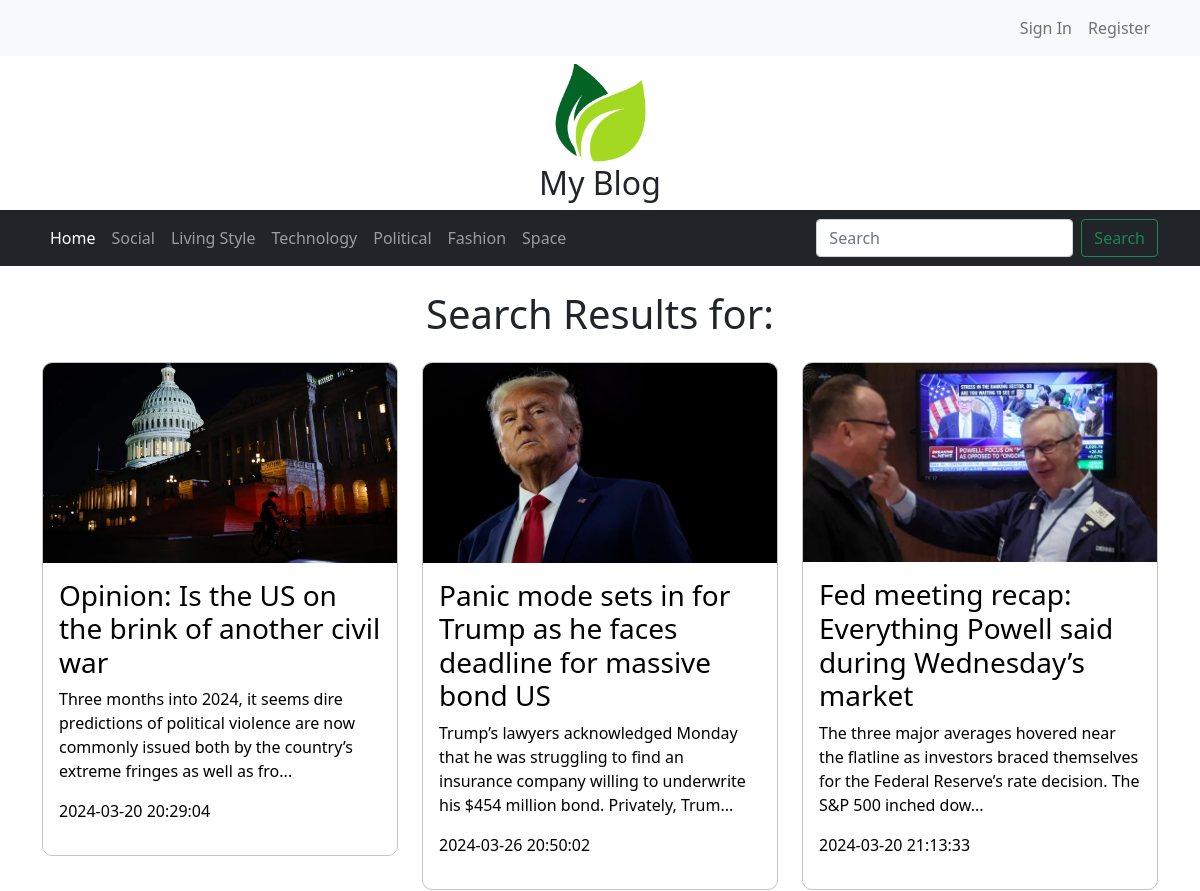
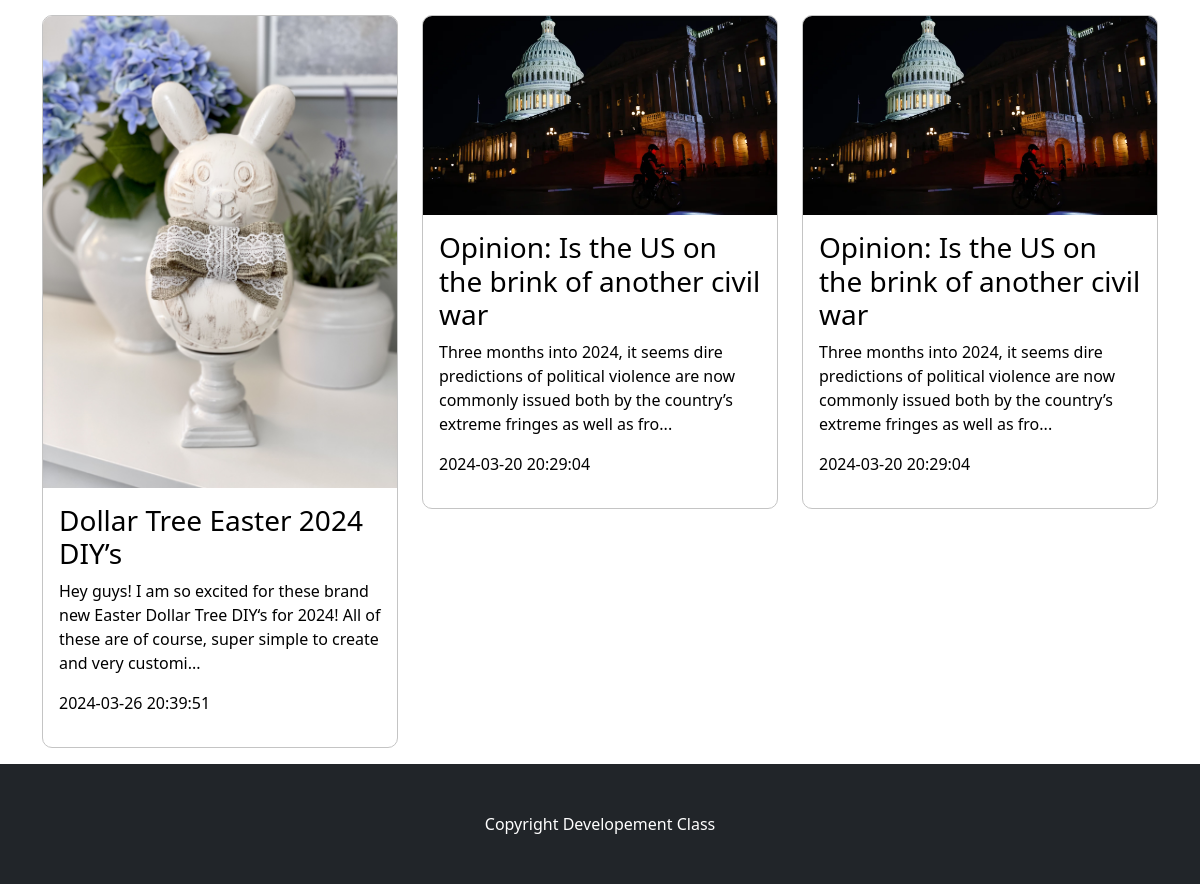
Screenshot of /search.php with the database file from the repository (2 pictures, top to bottom).
### tables this page shows
CREATE TABLE `categories` (
  `id` int(11) NOT NULL,
  `name` varchar(50) NOT NULL
);

CREATE TABLE `blog_posts` (
  `id` int(11) NOT NULL,
  `title` varchar(150) NOT NULL,
  `image` varchar(300) NOT NULL,
  `content` text NOT NULL,
  `type` int(50) NOT NULL,
  `created_at` timestamp NOT NULL DEFAULT current_timestamp() ON UPDATE current_timestamp(),
  `updated_at` timestamp NOT NULL DEFAULT current_timestamp()
);

### search.php (the view, shortened to what this page needs)
<?php
include 'database.php';
$queryy = $_GET['query'];
?>
<!doctype html>
<html lang="en">
  <head>
    <link href="https://cdn.jsdelivr.net/npm/bootstrap@5.0.2/dist/css/bootstrap.min.css" rel="stylesheet">
    <link rel="stylesheet" href="/assets/css/style.css">
  </head>
  <body>
    <?php include 'includes/header.php' ?>
    <div class="container">
        <h1 class="text-center mt-4"> Search Results for: <?php echo $queryy; ?></h1>
        <div class="row mt-4">
            <?php
                $sqlQ = "SELECT * FROM `blog_posts` WHERE title LIKE '%$queryy%'";
                $results = $conn->query($sqlQ);
                if($results){
                    if($results->num_rows > 0){
                        while ($row = $results->fetch_assoc()) {
                            ?>
                                <div class="col-md-4 mb-3">
                                    <a href="blog-post.php?blogId=<?php echo $row['id'] ?>" class="blog-post">
                                        <img src="/uploads/<?php echo $row['image'] ?>" width="100%"/>
                                        <div class="p-3">
                                            <h3> <?php echo $row['title'] ?> </h3>
                                            <p> <?php echo substr($row['content'], 0, 150) ?>... </p>
                                            <p> <?php echo $row['created_at'] ?> </p>
                                        </div>
                                    </a>
                                </div>
                            <?php
                        }
                    }
                    else{
                        echo "<p class='text-center p-4'>No Blog Posts in this category.</p>";
                    }
                }
            ?>
        </div>
    </div>
    <?php include 'includes/footer.php' ?>
  </body>
</html>

### includes/header.php (shortened to what this page needs)
<?php
$results = $conn->query("Select * from categories");
?>
<nav class="navbar navbar-expand-lg navbar-light bg-light">
  <div class="container">
    <div class="collapse navbar-collapse" id="navbarSupportedContent">
      <?php
          if(isset($_SESSION['userId'])){
            ?>
                <span class="text-success"> Welcome back <?php echo $_SESSION['first_name'] . " " . $_SESSION['last_name'] ?> </span>
                <ul class="navbar-nav ms-auto mb-2 mb-lg-0">
                  <li class="nav-item">
                    <a class="nav-link" aria-current="page" href="">My Account</a>
                  </li>
                  <li class="nav-item">
                    <a class="nav-link" href="logout.php">Logout</a>
                  </li>
                </ul>
            <?php
          }
          else{
            ?>
                <ul class="navbar-nav ms-auto mb-2 mb-lg-0">
                  <li class="nav-item">
                    <a class="nav-link" aria-current="page" href="login.php">Sign In</a>
                  </li>
                  <li class="nav-item">
                    <a class="nav-link" href="register.php">Register</a>
                  </li>
                </ul>
            <?php
          }
      ?>
    </div>
  </div>
</nav>
<div class="text-center m-2">
    <img src="/assets/images/logo.png" width="100px"/>
    <h2> My Blog </h2>
</div>
<nav class="navbar navbar-expand-lg navbar-dark bg-dark">
  <div class="container">
    <div class="collapse navbar-collapse" id="navbarSupportedContent">
      <ul class="navbar-nav me-auto mb-2 mb-lg-0">
        <li class="nav-item">
          <a class="nav-link active" aria-current="page" href="#">Home</a>
        </li>
        <?php
        if($results->num_rows > 0){
            while($row = $results->fetch_assoc()){
                ?>
                    <li class="nav-item">
                        <a class="nav-link" href="category.php?id=<?php echo $row['id'] ?>"><?php echo $row['name'] ?></a>
                    </li>
                <?php
            }
        }
        ?>
      </ul>
      <form class="d-flex" action="search.php" method="GET">
        <input name="query" class="form-control me-2" type="search" placeholder="Search" aria-label="Search">
        <button class="btn btn-outline-success" type="submit">Search</button>
      </form>
    </div>
  </div>
</nav>

### assets/css/style.css (style rules this page uses)
.blog-post { border: 1px solid rgb(196, 196, 196); border-radius: 10px; overflow: hidden; display: block; color: black; text-decoration: none; }
.nav-link { display: block; width: 100%; color: white; cursor: pointer; }

### rows the page displays
categories: name "Social"
categories: name "Living Style"
categories: name "Technology"
categories: name "Political"
categories: name "Fashion"
categories: name "Space"
blog_posts: image (picture), title "Opinion: Is the US on the brink of another civil war", content "Three months into 2024, it seems dire predictions of political violence are now commonly issued both by the country’s extreme fringes as well as fro", created_at "2024-03-20 20:29:04"
blog_posts: image (picture), title "Panic mode sets in for Trump as he faces deadline for massive bond US", content "Trump’s lawyers acknowledged Monday that he was struggling to find an insurance company willing to underwrite his $454 million bond. Privately, Trum", created_at "2024-03-26 20:50:02"
blog_posts: image (picture), title "Fed meeting recap: Everything Powell said during Wednesday’s market", content "The three major averages hovered near the flatline as investors braced themselves for the Federal Reserve’s rate decision. The S&P 500 inched dow", created_at "2024-03-20 21:13:33"
blog_posts: image (picture), title "Dollar Tree Easter 2024 DIY’s", content "Hey guys! I am so excited for these brand new Easter Dollar Tree DIY‘s for 2024! All of these are of course, super simple to create and very customi", created_at "2024-03-26 20:39:51"
blog_posts: image (picture), title "Opinion: Is the US on the brink of another civil war", content "Three months into 2024, it seems dire predictions of political violence are now commonly issued both by the country’s extreme fringes as well as fro", created_at "2024-03-20 20:29:04"
blog_posts: image (picture), title "Opinion: Is the US on the brink of another civil war", content "Three months into 2024, it seems dire predictions of political violence are now commonly issued both by the country’s extreme fringes as well as fro", created_at "2024-03-20 20:29:04"
